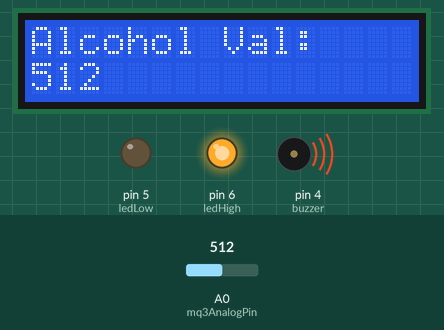
Recording of a sketch running on a simulated Arduino Uno, built with avr-gcc and run on an emulated ATmega328P. Shown: 16×2 character LCD, output pins drawn as LEDs (lit = HIGH), buzzer (waves = sounding). Inputs (shaded band) come from the test bench; at power-on: A0 (mq3AnalogPin) = 512. What the sketch prints to the serial monitor is not drawn.

Above: at 3.2 s.
3.3 s: A0 (mq3AnalogPin) set to 417
At 5.2 s:
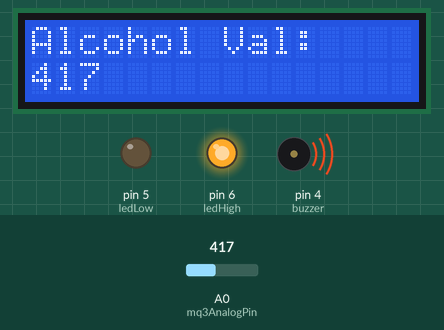
5.5 s: A0 (mq3AnalogPin) set to 384
At 7.0 s:
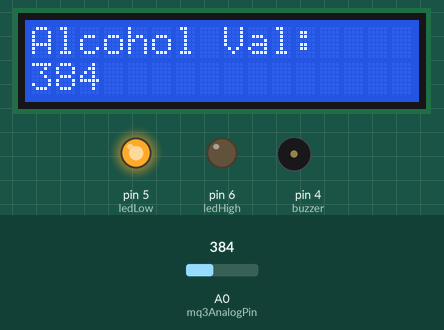
7.5 s: A0 (mq3AnalogPin) set to 160
At 8.7 s:
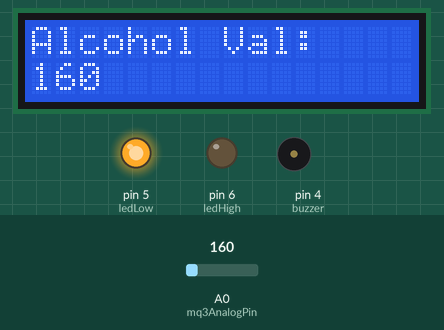
9.5 s: A0 (mq3AnalogPin) set to 140
At 10.5 s:
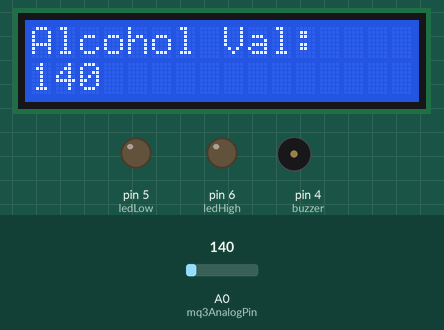
Timing chart, 0 to 12.5 s (numbered marks = the images above; inputs shaded):
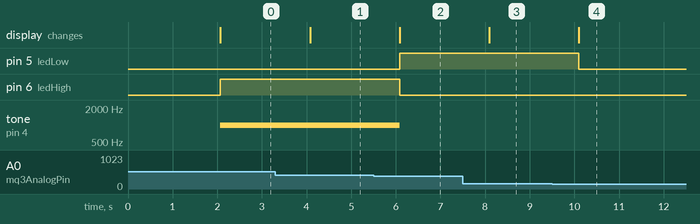

Measured:
- the behaviour switches between 400 and 399 on A0 (mq3AnalogPin) (found by bisection; images 1 and 2)
- the behaviour switches between 150 and 149 on A0 (mq3AnalogPin) (found by bisection; images 3 and 4)
- after the input at 3.3 s, the display: changes after 0.78 s (image 1)
- after the input at 5.5 s, pin 5 (ledLow): LOW → HIGH after 0.58 s; pin 6 (ledHigh): HIGH → LOW after 0.58 s; tone on pin 4 (buzzer): 1000 Hz → silent after 0.58 s; the display: changes after 0.58 s (image 2)
- after the input at 7.5 s, the display: changes after 0.59 s (image 3)
- after the input at 9.5 s, pin 5 (ledLow): HIGH → LOW after 0.60 s; the display: changes after 0.60 s (image 4)

The sketch:

Arduino_Alcohol_Sensor.ino
```cpp
#include <LiquidCrystal.h>

LiquidCrystal lcd(12, 11, 10, 9, 8, 7);

const int mq3AnalogPin = A0;
const int ledHigh = 6;
const int ledLow = 5;
const int buzzer = 4;

const int highAlcoholThreshold = 400;
const int lowAlcoholThreshold = 150;

void setup() {
  Serial.begin(9600);

  pinMode(ledHigh, OUTPUT);
  pinMode(ledLow, OUTPUT);
  pinMode(buzzer, OUTPUT);

  lcd.begin(16, 2);
  lcd.print("Alcohol Sensor");
  delay(2000);
  lcd.clear();
}

void loop() {
  int sensorValue = analogRead(mq3AnalogPin);

  Serial.print("MQ3 Sensor Value: ");
  Serial.println(sensorValue);

  lcd.setCursor(0, 0);
  lcd.print("Alcohol Val:");
  lcd.setCursor(0, 1);
  lcd.print(sensorValue);
  lcd.print("     ");

  if (sensorValue >= highAlcoholThreshold) {
    digitalWrite(ledHigh, HIGH);
    digitalWrite(ledLow, LOW);
    tone(buzzer, 1000);
  } else if (sensorValue >= lowAlcoholThreshold) {
    digitalWrite(ledHigh, LOW);
    digitalWrite(ledLow, HIGH);
    noTone(buzzer);
  } else {
    digitalWrite(ledHigh, LOW);
    digitalWrite(ledLow, LOW);
    noTone(buzzer);
  }

  delay(1000);
}
```
